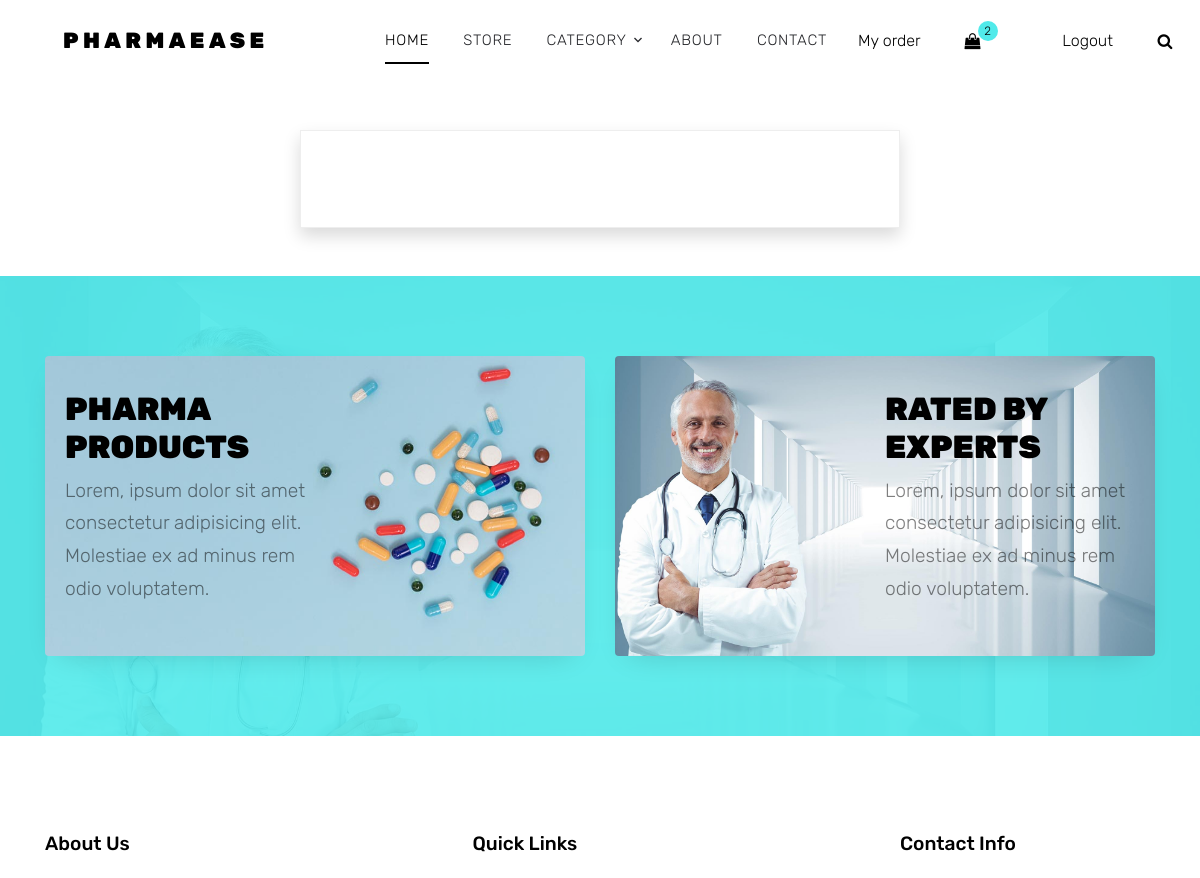
/myorder/ (signed in, upper part), run on an earlier commit of the app's database.
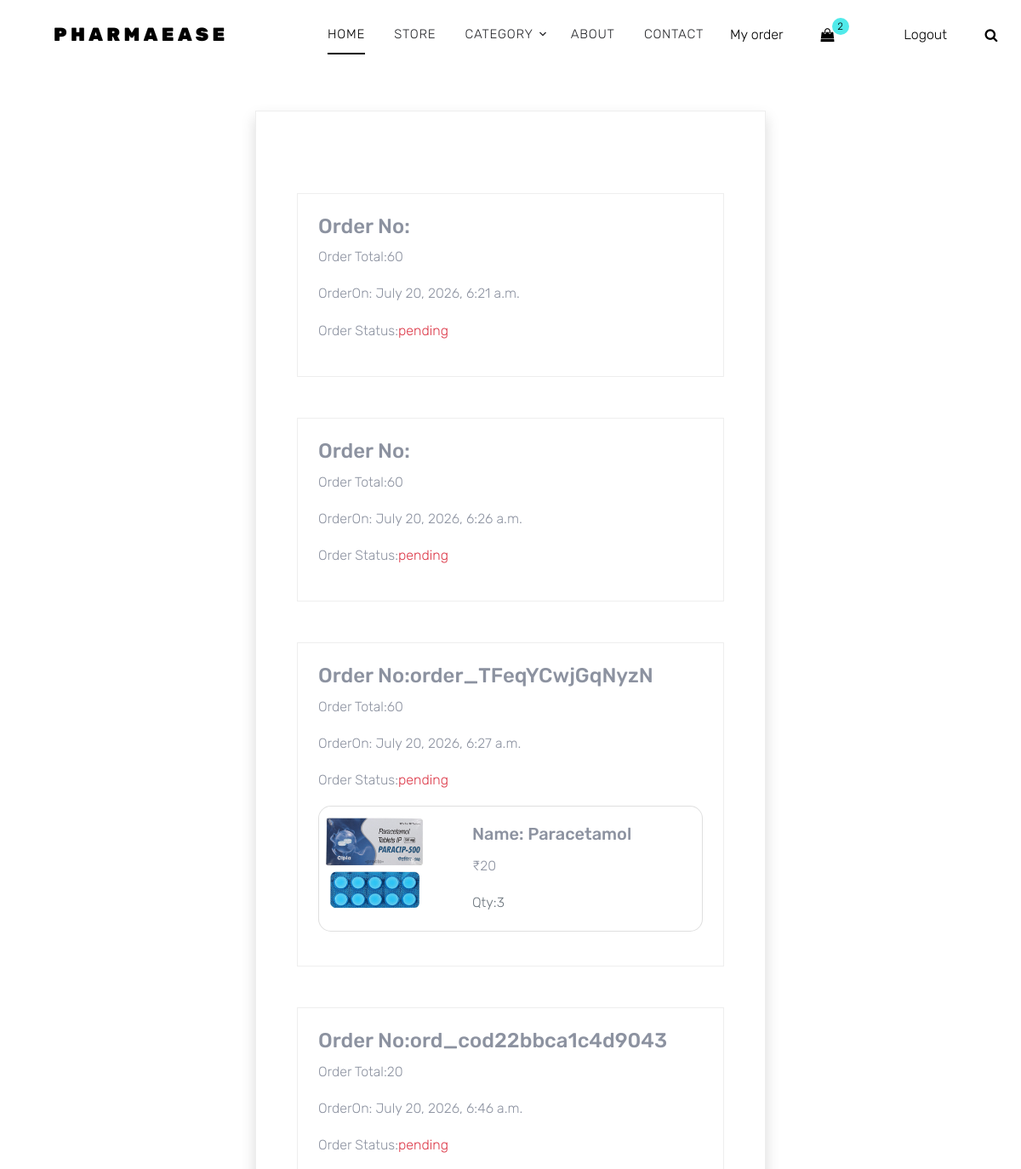
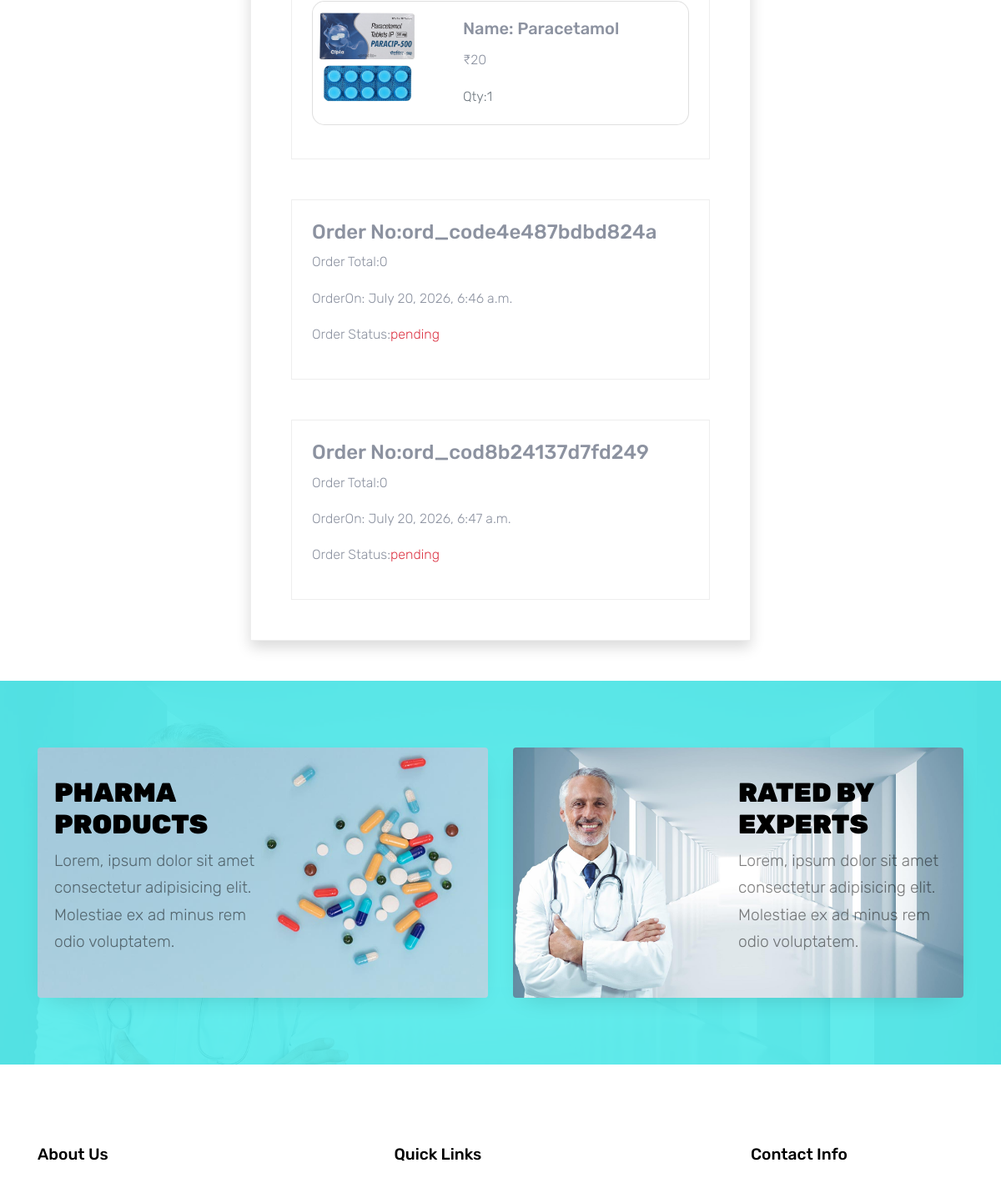
And on a later commit of the database (2 pictures, top to bottom).
### cart/models.py (models this page shows, shortened)
class Order(models.Model):
    user = models.ForeignKey(User, on_delete=models.CASCADE)
    full_name = models.CharField(max_length=100)
    amount = models.IntegerField(default=0)
    order_id = models.CharField(max_length=20, default="")
    ordered_date = models.DateTimeField(auto_now_add=True)
    payment_method= models.CharField(max_length=100,default="")
    address = models.TextField(max_length=500)
    city = models.CharField(max_length=100)
    state = models.CharField(max_length=100)
    pincode = models.CharField(max_length=10)
    phone = models.CharField(max_length=15)
    is_ordered = models.BooleanField(default=False)
    delivery_status=models.CharField(max_length=100,default="pending")
    billing_completed = models.BooleanField(default=False)

class OrderItem(models.Model):
    product = models.ForeignKey(Product, on_delete=models.CASCADE)
    order = models.ForeignKey(Order, on_delete=models.CASCADE,related_name='items')
    quantity = models.IntegerField(default=0)

### shop/models.py (models this page shows, shortened)
class Product(models.Model):
    name = models.CharField(max_length=100)
    image = models.ImageField(upload_to='products/')
    description = models.TextField()
    price = models.IntegerField()
    stock = models.IntegerField()
    category = models.ForeignKey(Category, on_delete=models.CASCADE)
    sub_category = models.ForeignKey(SubCategory, on_delete=models.CASCADE, related_name='sub_category' ,null=True)
    created = models.DateTimeField(auto_now_add=True)
    updated = models.DateTimeField(auto_now=True)
    prescription =models.BooleanField(default=False)

### cart/views.py (the view)
# urls.py: path('myorder/', views.MyOrder.as_view(), name='myorder'),
@method_decorator(login_required,name='dispatch')
class MyOrder(View):
    def get(self,request):
        o=Order.objects.filter(user=request.user)
        context={'orders':o}
        return render(request,'myorder.html',context)

### cart/context_processors.py (called while the page is built)
def cart_items(request):
    total = 0
    if request.user.is_authenticated:
        u=request.user
        c = Cart.objects.filter(user=u)
        for i in c:
           total+=i.subtotal()
    return {'total':total}

### cart/models.py (called while the page is built)
    def subtotal(self):
        return self.quantity * self.product.price

### shop/context_processors.py (called while the page is built)
def menu_links(request):
    c=Category.objects.all()
    return {'links':c}

### templates/myorder.html
{% extends 'base.html' %}
{% block content %}
<div class="container w-50 border border-3 shadow p-5 mt-5 mb-5">
   {% for i in orders %}
    <div class="container mt-5 p-4 border border-4">
        <h4>Order No:{{i.order_id}}</h4>
        <p>Order Total:{{i.amount}}</p>
        <p>OrderOn: {{i.ordered_date}}</p>
        <p >Order Status:<span class="text-danger">{{i.delivery_status}}</span></p>
        {% for j in i.items.all %}
        <div class="card mb-3" style="max-width: 540px;">
            <div class="row g-0">
                <div class="col-md-4">
                    <img src="{{j.product.image.url}}" class="img-fluid rounded-start" alt="...">
                </div>
            <div class="col-md-8">
               <div class="card-body">
                <h5 class="card-title">Name: {{j.product.name}}</h5>
                   <p class="card-text">₹{{j.product.price}}</p>
                   <p class="card-text"><span class="text-muted">Qty:{{j.quantity}}</span></p>
                 </div>
            </div>
            </div>
        </div>
        {% endfor %}
    </div>
{% endfor %}
    </div>
{% endblock %}

What changed in the data, as far as the page shows it:
added Order: amount "60", ordered_date "July 20, 2026, 6:21 a.m.", delivery_status "pending"
added Order: amount "60", ordered_date "July 20, 2026, 6:26 a.m.", delivery_status "pending"
added Order: order_id "order_TFeqYCwjGqNyzN", amount "60", ordered_date "July 20, 2026, 6:27 a.m.", delivery_status "pending"
added OrderItem: product.image (picture), product.name "Paracetamol", product.price "20", quantity "3", shown under "order_TFeqYCwjGqNyzN"
added Order: order_id "ord_cod22bbca1c4d9043", amount "20", ordered_date "July 20, 2026, 6:46 a.m.", delivery_status "pending"
added OrderItem: product.image (picture), product.name "Paracetamol", product.price "20", quantity "1", shown under "ord_cod22bbca1c4d9043"
added Order: order_id "ord_code4e487bdbd824a", amount "0", ordered_date "July 20, 2026, 6:46 a.m.", delivery_status "pending"
added Order: order_id "ord_cod8b24137d7fd249", amount "0", ordered_date "July 20, 2026, 6:47 a.m.", delivery_status "pending"
